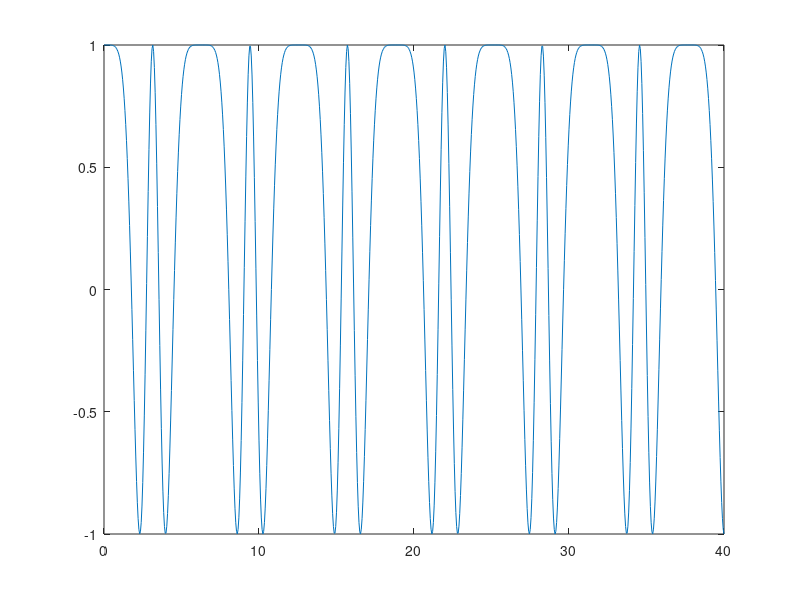

This chart was generated by the following MATLAB code:
% Name: Lamin Jammeh
% Class: EE480 Online
% Semster: Fall 2023
% HW_3

% Basic Problems
%% ********** question 1.24 **********
clear
clc
% grab enough sample period of the signal and expand if necessary
t = -4:0.01:4; %sample from -2 to 2 in steps of 0.01
x_t = cos(pi * t); % define the x(t)
plot(t,x_t, 'b',LineWidth=2); % x(t) is the blue line
hold on;

%expanded signal 
x_t2 = cos(pi * t/2); % define x(t/2)
plot(t,x_t2, 'r',LineWidth=3); % x(t/2) is the red line 

%compressed signal
x_t3 = cos(pi * 2*t); %define x(2t)
plot (t,x_t3, 'g',LineWidth=4); % x(2t) is the green line

%label the graph
title('signal expansion and compression');
xlabel('t_ sec');
legend('x(t)','x(t/2)','x(2t)');
grid on;
hold off;


%% ********** question 1.29_a **********
clear
clc
f_s = 20000;
t = 0:0.05:40; %sampling period
A = 1;
omega = 2;
s_t = (t.^2)/4;
y_t = A * cos(omega * t + s_t);
plot(t,y_t)
sound(y_t,f_s)
%% ********** question 1.29_b **********
clear
clc
f_s = 20000;
t = 0:0.05:40; %sampling period
A = 1;
omega = 2;
s_t = -2 * sin(t);
y_t = A * cos(omega * t + s_t);
plot(t,y_t)
sound(y_t,f_s)

